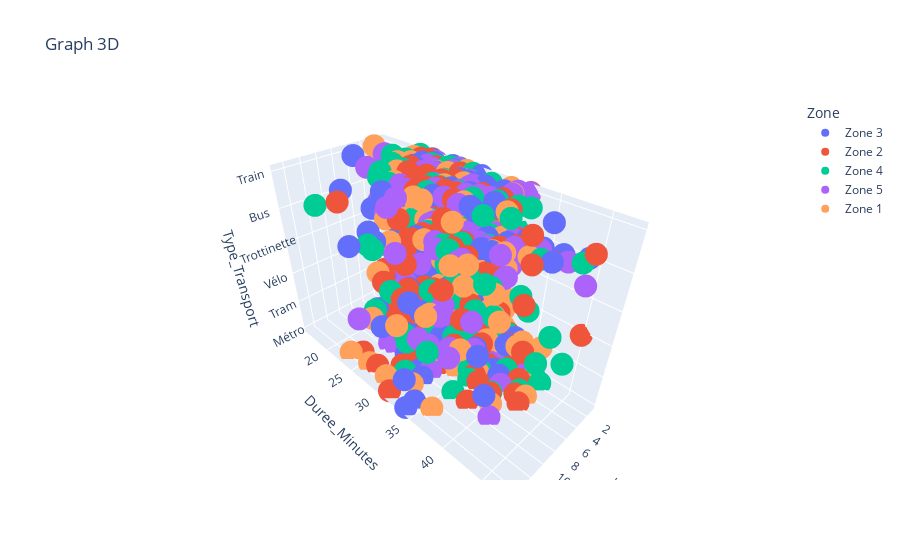

The cell this chart's notebook holds for it:
### Code cell
fig = px.scatter_3d(df_transport, x="Tarif", y="Duree_Minutes", z="Type_Transport", color="Zone", title="Graph 3D")
fig.update_layout()

### Figure 1 — Plotly figure (JSON) as saved in the notebook; plotly's stock layout.template omitted (floating-point values rounded to 4 significant figures; data arrays with more than 128 entries replaced by an {"elided": "..."} marker saying what was removed)
{"data": [{"hovertemplate": "Zone=Zone 3<br>Tarif=%{x}<br>Duree_Minutes=%{y}<br>Type_Transport=%{z}<extra></extra>", "legendgroup": "Zone 3", "marker": {"color": "#636efa", "symbol": "circle"}, "mode": "markers", "name": "Zone 3", "scene": "scene", "showlegend": true, "type": "scatter3d", "x": {"elided": "190 float values"}, "y": {"elided": "190 int values"}, "z": {"elided": "190 str values"}}, {"hovertemplate": "Zone=Zone 2<br>Tarif=%{x}<br>Duree_Minutes=%{y}<br>Type_Transport=%{z}<extra></extra>", "legendgroup": "Zone 2", "marker": {"color": "#EF553B", "symbol": "circle"}, "mode": "markers", "name": "Zone 2", "scene": "scene", "showlegend": true, "type": "scatter3d", "x": {"elided": "217 float values"}, "y": {"elided": "217 int values"}, "z": {"elided": "217 str values"}}, {"hovertemplate": "Zone=Zone 4<br>Tarif=%{x}<br>Duree_Minutes=%{y}<br>Type_Transport=%{z}<extra></extra>", "legendgroup": "Zone 4", "marker": {"color": "#00cc96", "symbol": "circle"}, "mode": "markers", "name": "Zone 4", "scene": "scene", "showlegend": true, "type": "scatter3d", "x": {"elided": "201 float values"}, "y": {"elided": "201 int values"}, "z": {"elided": "201 str values"}}, {"hovertemplate": "Zone=Zone 5<br>Tarif=%{x}<br>Duree_Minutes=%{y}<br>Type_Transport=%{z}<extra></extra>", "legendgroup": "Zone 5", "marker": {"color": "#ab63fa", "symbol": "circle"}, "mode": "markers", "name": "Zone 5", "scene": "scene", "showlegend": true, "type": "scatter3d", "x": {"elided": "203 float values"}, "y": {"elided": "203 int values"}, "z": {"elided": "203 str values"}}, {"hovertemplate": "Zone=Zone 1<br>Tarif=%{x}<br>Duree_Minutes=%{y}<br>Type_Transport=%{z}<extra></extra>", "legendgroup": "Zone 1", "marker": {"color": "#FFA15A", "symbol": "circle"}, "mode": "markers", "name": "Zone 1", "scene": "scene", "showlegend": true, "type": "scatter3d", "x": {"elided": "189 float values"}, "y": {"elided": "189 int values"}, "z": {"elided": "189 str values"}}], "layout": {"legend": {"title": {"text": "Zone"}, "tracegroupgap": 0}, "scene": {"domain": {"x": [0, 1], "y": [0, 1]}, "xaxis": {"title": {"text": "Tarif"}}, "yaxis": {"title": {"text": "Duree_Minutes"}}, "zaxis": {"title": {"text": "Type_Transport"}}}, "title": {"text": "Graph 3D"}}}
